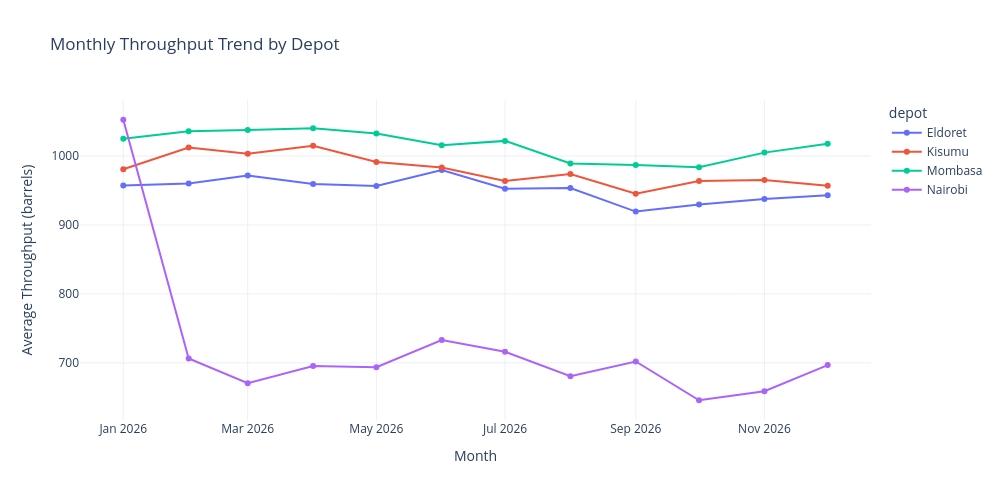

Write notebook code for a chart like this one.
### Code cell
# Monthly average throughput by depot.
monthly_trend = analysis_df.groupby(['month', 'depot'])['throughput_barrels'].mean().reset_index()
fig = px.line(
    monthly_trend,
    x='month',
    y='throughput_barrels',
    color='depot',
    markers=True,
    title='Monthly Throughput Trend by Depot',
    labels={'throughput_barrels': 'Average Throughput (barrels)', 'month': 'Month'}
)
fig.update_layout(template='plotly_white', width=1000, height=500)
fig.show()

### Figure 1 — Plotly figure (JSON) as saved in the notebook; plotly's stock layout.template omitted (floating-point values rounded to 4 significant figures)
{"data": [{"hovertemplate": "depot=Eldoret<br>Month=%{x}<br>Average Throughput (barrels)=%{y}<extra></extra>", "legendgroup": "Eldoret", "line": {"color": "#636efa", "dash": "solid"}, "marker": {"symbol": "circle"}, "mode": "lines+markers", "name": "Eldoret", "orientation": "v", "showlegend": true, "type": "scatter", "x": ["2026-01", "2026-02", "2026-03", "2026-04", "2026-05", "2026-06", "2026-07", "2026-08", "2026-09", "2026-10", "2026-11", "2026-12"], "xaxis": "x", "y": [957.1, 959.9, 971.6, 959.2, 956.4, 979.6, 952.5, 953.6, 919.4, 929.6, 937.7, 943.1], "yaxis": "y"}, {"hovertemplate": "depot=Kisumu<br>Month=%{x}<br>Average Throughput (barrels)=%{y}<extra></extra>", "legendgroup": "Kisumu", "line": {"color": "#EF553B", "dash": "solid"}, "marker": {"symbol": "circle"}, "mode": "lines+markers", "name": "Kisumu", "orientation": "v", "showlegend": true, "type": "scatter", "x": ["2026-01", "2026-02", "2026-03", "2026-04", "2026-05", "2026-06", "2026-07", "2026-08", "2026-09", "2026-10", "2026-11", "2026-12"], "xaxis": "x", "y": [980.8, 1012.0, 1003.0, 1015.0, 991.3, 983.4, 963.7, 973.9, 945.1, 963.7, 965.3, 956.9], "yaxis": "y"}, {"hovertemplate": "depot=Mombasa<br>Month=%{x}<br>Average Throughput (barrels)=%{y}<extra></extra>", "legendgroup": "Mombasa", "line": {"color": "#00cc96", "dash": "solid"}, "marker": {"symbol": "circle"}, "mode": "lines+markers", "name": "Mombasa", "orientation": "v", "showlegend": true, "type": "scatter", "x": ["2026-01", "2026-02", "2026-03", "2026-04", "2026-05", "2026-06", "2026-07", "2026-08", "2026-09", "2026-10", "2026-11", "2026-12"], "xaxis": "x", "y": [1025.0, 1036.0, 1038.0, 1040.0, 1033.0, 1015.0, 1022.0, 989.2, 987.0, 983.7, 1005.0, 1018.0], "yaxis": "y"}, {"hovertemplate": "depot=Nairobi<br>Month=%{x}<br>Average Throughput (barrels)=%{y}<extra></extra>", "legendgroup": "Nairobi", "line": {"color": "#ab63fa", "dash": "solid"}, "marker": {"symbol": "circle"}, "mode": "lines+markers", "name": "Nairobi", "orientation": "v", "showlegend": true, "type": "scatter", "x": ["2026-01", "2026-02", "2026-03", "2026-04", "2026-05", "2026-06", "2026-07", "2026-08", "2026-09", "2026-10", "2026-11", "2026-12"], "xaxis": "x", "y": [1053.0, 706.4, 670.5, 695.2, 693.7, 733.0, 715.9, 680.5, 701.9, 645.7, 658.9, 696.7], "yaxis": "y"}], "layout": {"height": 500, "legend": {"title": {"text": "depot"}, "tracegroupgap": 0}, "title": {"text": "Monthly Throughput Trend by Depot"}, "width": 1000, "xaxis": {"anchor": "y", "domain": [0, 1], "title": {"text": "Month"}}, "yaxis": {"anchor": "x", "domain": [0, 1], "title": {"text": "Average Throughput (barrels)"}}}}
